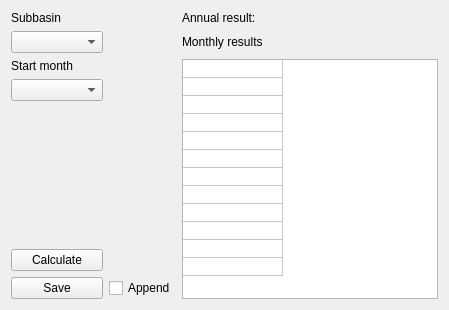
               <widget class="QWidget" name="tab_5">
                <attribute name="title">
                 <string>Qb</string>
                </attribute>
                <layout class="QGridLayout" name="gridLayout_20">
                 <item row="0" column="0">
                  <widget class="QLabel" name="label_23">
                   <property name="text">
                    <string>Subbasin</string>
                   </property>
                  </widget>
                 </item>
                 <item row="0" column="2">
                  <widget class="QLabel" name="QbAnnualResult">
                   <property name="text">
                    <string>Annual result:</string>
                   </property>
                  </widget>
                 </item>
                 <item row="1" column="0">
                  <widget class="QComboBox" name="QbSubbasin">
                   <property name="toolTip">
                    <string>Select subbasin.  Watershed outlet is selected initially as default.</string>
                   </property>
                  </widget>
                 </item>
                 <item row="1" column="2">
                  <widget class="QLabel" name="label_22">
                   <property name="text">
                    <string>Monthly results</string>
                   </property>
                  </widget>
                 </item>
                 <item row="2" column="0" colspan="2">
                  <widget class="QLabel" name="label_24">
                   <property name="text">
                    <string>Start month</string>
                   </property>
                  </widget>
                 </item>
                 <item row="2" column="2" rowspan="5">
                  <widget class="QTableWidget" name="QbResults">
                   <property name="editTriggers">
                    <set>QAbstractItemView::NoEditTriggers</set>
                   </property>
                   <property name="showDropIndicator" stdset="0">
                    <bool>false</bool>
                   </property>
                   <property name="dragDropOverwriteMode">
                    <bool>false</bool>
                   </property>
                   <property name="wordWrap">
                    <bool>false</bool>
                   </property>
                   <property name="cornerButtonEnabled">
                    <bool>false</bool>
                   </property>
                   <property name="rowCount">
                    <number>12</number>
                   </property>
                   <property name="columnCount">
                    <number>1</number>
                   </property>
                   <attribute name="horizontalHeaderVisible">
                    <bool>false</bool>
                   </attribute>
                   <attribute name="horizontalHeaderDefaultSectionSize">
                    <number>100</number>
                   </attribute>
                   <attribute name="horizontalHeaderHighlightSections">
                    <bool>false</bool>
                   </attribute>
                   <attribute name="horizontalHeaderMinimumSectionSize">
                    <number>50</number>
                   </attribute>
                   <attribute name="verticalHeaderVisible">
                    <bool>false</bool>
                   </attribute>
                   <attribute name="verticalHeaderDefaultSectionSize">
                    <number>18</number>
                   </attribute>
                   <attribute name="verticalHeaderMinimumSectionSize">
                    <number>18</number>
                   </attribute>
                   <row/>
                   <row/>
                   <row/>
                   <row/>
                   <row/>
                   <row/>
                   <row/>
                   <row/>
                   <row/>
                   <row/>
                   <row/>
                   <row/>
                   <column/>
                  </widget>
                 </item>
                 <item row="3" column="0">
                  <widget class="QComboBox" name="QbStartMonth">
                   <property name="toolTip">
                    <string>&lt;!DOCTYPE HTML PUBLIC &quot;-//W3C//DTD HTML 4.0//EN&quot; &quot;http://www.w3.org/TR/REC-html40/strict.dtd&quot;&gt;
&lt;html&gt;&lt;head&gt;&lt;meta name=&quot;qrichtext&quot; content=&quot;1&quot; /&gt;&lt;style type=&quot;text/css&quot;&gt;
p, li { white-space: pre-wrap; }
&lt;/style&gt;&lt;/head&gt;&lt;body style=&quot; font-family:'MS Shell Dlg 2'; font-size:8.25pt; font-weight:400; font-style:normal;&quot;&gt;
&lt;p style=&quot; margin-top:0px; margin-bottom:0px; margin-left:0px; margin-right:0px; -qt-block-indent:0; text-indent:0px;&quot;&gt;&lt;span style=&quot; font-size:8pt;&quot;&gt;Result is calculated as mean of figure for each complete year in the chosen period starting at the beginning of  this month.&lt;/span&gt;&lt;/p&gt;&lt;/body&gt;&lt;/html&gt;</string>
                   </property>
                  </widget>
                 </item>
                 <item row="4" column="0">
                  <spacer name="verticalSpacer_4">
                   <property name="orientation">
                    <enum>Qt::Vertical</enum>
                   </property>
                   <property name="sizeHint" stdset="0">
                    <size>
                     <width>20</width>
                     <height>136</height>
                    </size>
                   </property>
                  </spacer>
                 </item>
                 <item row="5" column="0">
                  <widget class="QPushButton" name="QbCalculate">
                   <property name="minimumSize">
                    <size>
                     <width>92</width>
                     <height>0</height>
                    </size>
                   </property>
                   <property name="text">
                    <string>Calculate</string>
                   </property>
                  </widget>
                 </item>
                 <item row="6" column="0">
                  <widget class="QPushButton" name="QbSave">
                   <property name="toolTip">
                    <string>&lt;!DOCTYPE HTML PUBLIC &quot;-//W3C//DTD HTML 4.0//EN&quot; &quot;http://www.w3.org/TR/REC-html40/strict.dtd&quot;&gt;
&lt;html&gt;&lt;head&gt;&lt;meta name=&quot;qrichtext&quot; content=&quot;1&quot; /&gt;&lt;style type=&quot;text/css&quot;&gt;
p, li { white-space: pre-wrap; }
&lt;/style&gt;&lt;/head&gt;&lt;body style=&quot; font-family:'MS Shell Dlg 2'; font-size:8.25pt; font-weight:400; font-style:normal;&quot;&gt;
&lt;p style=&quot; margin-top:0px; margin-bottom:0px; margin-left:0px; margin-right:0px; -qt-block-indent:0; text-indent:0px;&quot;&gt;&lt;span style=&quot; font-size:8pt;&quot;&gt;Save results in text file.  If file exists and Append is ticked, results are apprnded to existing file.&lt;/span&gt;&lt;/p&gt;&lt;/body&gt;&lt;/html&gt;</string>
                   </property>
                   <property name="text">
                    <string>Save</string>
                   </property>
                  </widget>
                 </item>
                 <item row="6" column="1">
                  <widget class="QCheckBox" name="QbAppend">
                   <property name="text">
                    <string>Append</string>
                   </property>
                  </widget>
                 </item>
                </layout>
               </widget>
